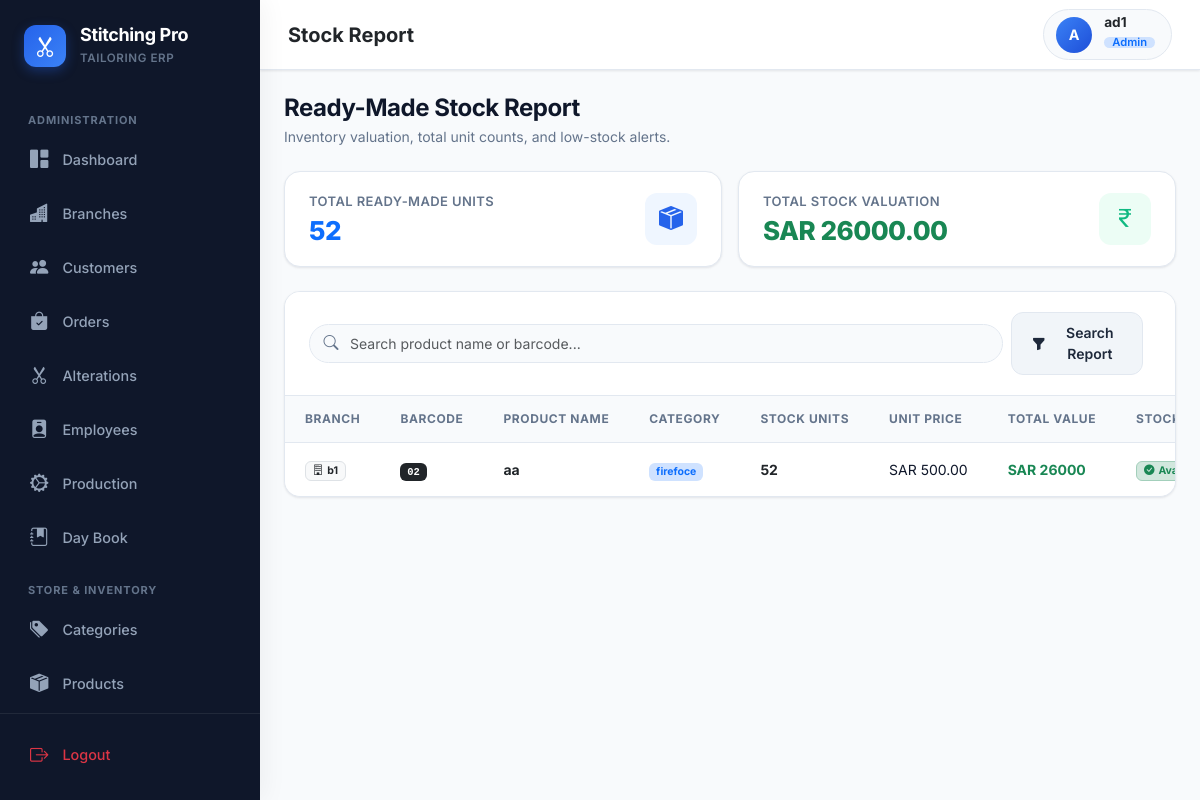
Screenshot of /products/stock-report/ (signed in) with the database file from the repository.
### accounts/models.py (models this page shows, shortened)
class User(AbstractUser):
    ROLE_CHOICES = [
        ('Admin', 'Admin'),
        ('Branch', 'Branch'),
    ]
    role = models.CharField(
        max_length=20,
        choices=ROLE_CHOICES,
        default='Branch'
    )
    branch = models.ForeignKey(
        Branch,
        on_delete=models.CASCADE,
        null=True,
        blank=True
    )

### products/models.py (models this page shows, shortened)
class BranchProduct(models.Model):
    branch = models.ForeignKey(
        Branch,
        on_delete=models.CASCADE,
        related_name="branch_products"
    )
    product = models.ForeignKey(
        Product,
        on_delete=models.CASCADE,
        related_name="branch_products"
    )
    stock = models.PositiveIntegerField(
        default=0
    )
    selling_price = models.DecimalField(
        max_digits=10,
        decimal_places=2,
        default=0
    )
    class Meta:
        unique_together = ("branch", "product")

class Product(models.Model):
    SIZE_CHOICES = [
        ("XS", "XS"),
        ("S", "S"),
        ("M", "M"),
        ("L", "L"),
        ("XL", "XL"),
        ("XXL", "XXL"),
        ("XXXL", "XXXL"),
        ("XXXXL", "XXXXL"),
        ("XXXXXL", "XXXXXL"),
        ("OTHER", "Other"),
    ]
    category = models.ForeignKey(
        ProductCategory,
        on_delete=models.CASCADE,
        related_name="products"
    )
    name = models.CharField(
        max_length=100
    )
    barcode = models.CharField(
        max_length=100,
        unique=True,
        blank=True,
        null=True
    )
    available_sizes = models.CharField(
        max_length=200,
        blank=True
    )
    color = models.CharField(
        max_length=50,
        blank=True
    )
    purchase_price = models.DecimalField(
        max_digits=10,
        decimal_places=2,
        default=0
    )
    active = models.BooleanField(
        default=True
    )
    created_at = models.DateTimeField(
        auto_now_add=True
    )
    updated_at = models.DateTimeField(
        auto_now=True
    )

class ProductCategory(models.Model):
    name = models.CharField(
        max_length=100
    )

### branches/models.py (models this page shows, shortened)
class Branch(models.Model):
    name = models.CharField(max_length=100)
    address = models.TextField()
    phone = models.CharField(max_length=15)
    manager_name = models.CharField(max_length=100)

### products/views.py (the view)
@login_required
def stock_report(request):
    if request.user.role == "Admin":
        stocks = BranchProduct.objects.select_related(
            "branch",
            "product"
        )
    else:
        stocks = BranchProduct.objects.filter(
            branch=request.user.branch
        ).select_related(
            "product"
        )
    search = request.GET.get("search")
    if search:
        stocks = stocks.filter(
            Q(product__name__icontains=search) |
            Q(product__barcode__icontains=search)
        )
    total_stock = stocks.aggregate(
        total=Sum("stock")
    )["total"] or 0
    total_value = 0
    for stock in stocks:
        total_value += stock.stock * stock.selling_price
    return render(
        request,
        "products/stock_report.html",
        {
            "stocks": stocks,
            "total_stock": total_stock,
            "total_value": total_value,
        }
    )

### templates/products/stock_report.html (shortened to what this page needs)
{% extends "base.html" %}
{% block page_title %}Stock Report{% endblock %}
{% block content %}
<div class="page-header-block">
    <div>
        <h2 class="page-header-title">Ready-Made Stock Report</h2>
        <p class="page-header-sub">Inventory valuation, total unit counts, and low-stock alerts.</p>
    </div>
</div>
<div class="row g-3 mb-4">
    <div class="col-12 col-sm-6 col-xl-6">
        <div class="stat-card">
            <div>
                <div class="stat-label">Total Ready-Made Units</div>
                <h3 class="stat-value text-primary">{{ total_stock }}</h3>
            </div>
            <div class="stat-icon-wrapper stat-icon-primary">
                <i class="bi bi-box-seam-fill"></i>
            </div>
        </div>
    </div>
    <div class="col-12 col-sm-6 col-xl-6">
        <div class="stat-card">
            <div>
                <div class="stat-label">Total Stock Valuation</div>
                <h3 class="stat-value text-success">SAR {{ total_value }}</h3>
            </div>
            <div class="stat-icon-wrapper stat-icon-success">
                <i class="bi bi-currency-rupee"></i>
            </div>
        </div>
    </div>
</div>
<div class="table-card">
    <div class="table-card-header">
        <form method="GET" class="row g-2 align-items-center w-100">
            <div class="col-12 col-md-9 col-lg-10">
                <div class="header-search w-100" style="max-width:100%;">
                    <i class="bi bi-search"></i>
                    <input type="text" name="search" value="{{ request.GET.search }}" class="form-control" placeholder="Search product name or barcode...">
                </div>
            </div>
            <div class="col-12 col-md-3 col-lg-2">
                <button type="submit" class="btn btn-secondary w-100">
                    <i class="bi bi-funnel-fill me-1"></i> Search Report
                </button>
            </div>
        </form>
    </div>
    <div class="table-responsive">
        <table class="table app-table">
            <thead>
                <tr>
                    {% if request.user.role == "Admin" %}
                    <th>Branch</th>
                    {% endif %}
                    <th>Barcode</th>
                    <th>Product Name</th>
                    <th>Category</th>
                    <th>Stock Units</th>
                    <th>Unit Price</th>
                    <th>Total Value</th>
                    <th>Stock Level</th>
                </tr>
            </thead>
            <tbody>
                {% for stock in stocks %}
                <tr>
                    {% if request.user.role == "Admin" %}
                    <td><span class="badge bg-light text-dark border"><i class="bi bi-building me-1"></i>{{ stock.branch.name }}</span></td>
                    {% endif %}
                    <td><span class="badge bg-dark font-monospace">{{ stock.product.barcode }}</span></td>
                    <td class="fw-bold text-dark">{{ stock.product.name }}</td>
                    <td><span class="badge bg-primary-subtle text-primary">{{ stock.product.category.name }}</span></td>
                    <td class="fw-bold text-dark">{{ stock.stock }}</td>
                    <td>SAR {{ stock.selling_price }}</td>
                    <td class="fw-bold text-success">SAR {% widthratio stock.stock 1 stock.selling_price %}</td>
                    <td>
                        {% if stock.stock <= 5 %}
                            <span class="badge bg-danger-subtle text-danger border border-danger-subtle fw-bold"><i class="bi bi-exclamation-triangle-fill me-1"></i>Low Stock</span>
                        {% elif stock.stock <= 20 %}
                            <span class="badge bg-warning-subtle text-warning border border-warning-subtle fw-bold"><i class="bi bi-info-circle-fill me-1"></i>Medium</span>
                        {% else %}
                            <span class="badge bg-success-subtle text-success border border-success-subtle fw-bold"><i class="bi bi-check-circle-fill me-1"></i>Available</span>
                        {% endif %}
                    </td>
                </tr>
                {% empty %}
                <tr>
                    <td colspan="8" class="text-center py-4 text-muted">No stock available in report.</td>
                </tr>
                {% endfor %}
            </tbody>
        </table>
    </div>
</div>
{% endblock %}

### templates/base.html (shortened to what this page needs)
{% load static %}
<!DOCTYPE html>
<html lang="en">
<head>
    <link
        href="https://cdn.jsdelivr.net/npm/bootstrap@5.3.3/dist/css/bootstrap.min.css"
        rel="stylesheet"
    >
    <link
        rel="stylesheet"
        href="https://cdn.jsdelivr.net/npm/bootstrap-icons@1.11.3/font/bootstrap-icons.min.css"
    >
    <link
        rel="stylesheet"
        href="{% static 'css/style.css' %}"
    >
</head>
<body>
<div class="app-wrapper">
    <aside
        class="app-sidebar"
        id="appSidebar"
    >
        <div class="sidebar-header">
            <div class="brand-icon-box">
                <i class="bi bi-scissors"></i>
            </div>
            <div>
                <h1 class="brand-title">
                    Stitching Pro
                </h1>
                <span class="brand-subtitle">
                    Tailoring ERP
                </span>
            </div>
        </div>
        <div class="sidebar-menu-wrapper">
            {% if request.user.role == "Admin" %}
                <p class="menu-section-title">
                    Administration
                </p>
                <a
                    href="{% url 'home' %}"
                    class="sidebar-nav-link
                    "
                >
                    <i class="bi bi-grid-1x2-fill"></i>
                    <span>
                        Dashboard
                    </span>
                </a>
                <a
                    href="{% url 'branch_list' %}"
                    class="sidebar-nav-link
                    "
                >
                    <i class="bi bi-buildings-fill"></i>
                    <span>
                        Branches
                    </span>
                </a>
                <a
                    href="{% url 'customer_list' %}"
                    class="sidebar-nav-link
                    "
                >
                    <i class="bi bi-people-fill"></i>
                    <span>
                        Customers
                    </span>
                </a>
                <a
                    href="{% url 'order_list' %}"
                    class="sidebar-nav-link
                    "
                >
                    <i class="bi bi-bag-check-fill"></i>
                    <span>
                        Orders
                    </span>
                </a>
                <a
                    href="{% url 'alteration_list' %}"
                    class="sidebar-nav-link
                    "
                >
                    <i class="bi bi-scissors"></i>
                    <span>
                        Alterations
                    </span>
                </a>
                <a
                    href="{% url 'employee_list' %}"
                    class="sidebar-nav-link
                    "
                >
                    <i class="bi bi-person-badge-fill"></i>
                    <span>
                        Employees
                    </span>
                </a>
                <a
                    href="{% url 'production_list' %}"
                    class="sidebar-nav-link
                    "
                >
                    <i class="bi bi-gear-wide-connected"></i>
                    <span>
                        Production
                    </span>
                </a>
                <a
                    href="{% url 'daybook_list' %}"
                    class="sidebar-nav-link
                    "
                >
                    <i class="bi bi-journal-bookmark-fill"></i>
                    <span>
                        Day Book
                    </span>
                </a>
                <p class="menu-section-title">
                    Store & Inventory
                </p>
                <a
                    href="{% url 'category_list' %}"
                    class="sidebar-nav-link
                    "
                >
                    <i class="bi bi-tags-fill"></i>
                    <span>
                        Categories
                    </span>
                </a>
                <a
                    href="{% url 'product_list' %}"
                    class="sidebar-nav-link
                    "
                >
                    <i class="bi bi-box-seam-fill"></i>
                    <span>
                        Products
                    </span>
                </a>
            {% endif %}
        </div>
        <div class="sidebar-footer">
            <a
                href="{% url 'logout' %}"
                class="sidebar-nav-link text-danger"
            >
                <i class="bi bi-box-arrow-right"></i>
                <span>
                    Logout
                </span>
            </a>
        </div>
    </aside>
    <div class="app-main">
        <header class="app-header">
            <div class="d-flex align-items-center gap-3">
                <div class="d-none d-sm-block">
                    <h5 class="fw-bold mb-0 text-dark">
                        {% block page_title %}{% endblock %}
                    </h5>
                </div>
            </div>
            <div class="d-flex align-items-center gap-3">
                {% if request.user.is_authenticated %}
                    <div class="user-profile-badge">
                        <div class="user-avatar-circle">
                            {{ request.user.username|slice:":1"|upper }}
                        </div>
                        <div
                            class="d-none d-md-block text-start me-1"
                        >
                            <div
                                class="fw-bold text-dark lh-1"
                                style="font-size: 0.85rem;"
                            >
                                {{ request.user.username }}
                            </div>
                            <span
                                class="badge bg-primary-subtle text-primary fw-semibold px-2 py-0 mt-1"
                                style="font-size: 0.7rem;"
                            >
                                {{ request.user.role }}
                            </span>
                        </div>
                    </div>
                {% endif %}
            </div>
        </header>
        <main class="flex-grow-1 p-3 p-md-4">
            {% block content %}
            {% endblock %}
        </main>
    </div>
</div>
</body>
</html>

### rows the page displays
User: user.username "A", user.username "ad1", user.role "Admin"
BranchProduct: branch.name "b1", product.barcode "02", product.name "aa", product.category.name "firefoce", stock "52", selling_price "500.00", stock+selling_price "26000", shows "Available"

### other values shown
{{ total_stock }} "52"
{{ total_value }} "26000.00"
